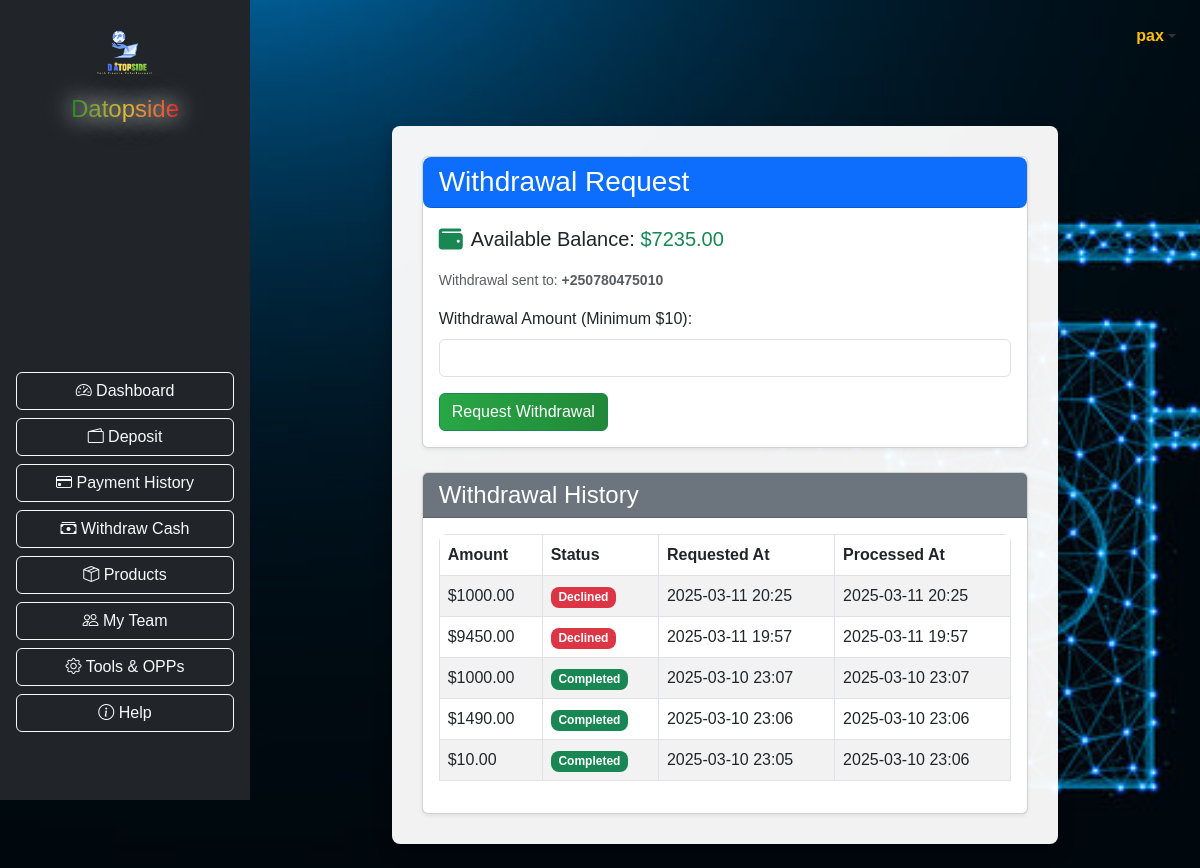
Screenshot of /payments/withdraw/ (signed in) with the database file from the repository.
### myapp/models.py (models this page shows, shortened)
class User(AbstractBaseUser, PermissionsMixin):
    STATUS_CHOICES = [
        ('active', 'Active'),
        ('inactive', 'Inactive'),
        ('review', 'Review'),
        ('suspend', 'Suspend'),
    ]
    COUNTRY_CHOICES = [
        ('rwanda', 'Rwanda'),
        ('burundi', 'Burundi'),
        ('kenya', 'Kenya'),
        ('uganda', 'Uganda'),
        ('drc', 'DRC'),
        ('tanzania', 'Tanzania'),
    ]
    country = models.CharField(
        max_length=20,
        choices=COUNTRY_CHOICES,
        default='rwanda',
        db_index=True
    )
    username = models.CharField(max_length=30, unique=True, db_index=True)
    email = models.EmailField(unique=True, db_index=True)
    phone_regex = RegexValidator(regex=r'\+?1?\d{9,15}$',
                                message="Phone number must be entered in the format '+25078xxxxxxx'.")
    phone_number = models.CharField(validators=[phone_regex], max_length=20, unique=True, db_index=True)
    status = models.CharField(max_length=8, choices=STATUS_CHOICES, default='inactive', db_index=True)
    is_staff = models.BooleanField(default=False)
    date_joined = models.DateTimeField(default=timezone.now, db_index=True)
    maintenance_due_date = models.DateField(null=True, blank=True)
    maintenance_paid = models.BooleanField(default=False)
    maintenance_fee = models.DecimalField(max_digits=10, decimal_places=2, default=0)
    maintenance_paid_date = models.DateField(null=True, blank=True)
    maintenance_paid_amount = models.DecimalField(max_digits=10, decimal_places=2, default=0)
    activation_paid_date = models.DateField(null=True, blank=True)
    activation_paid_amount = models.DecimalField(max_digits=10, decimal_places=2, default=0)
    USERNAME_FIELD = 'username'
    REQUIRED_FIELDS = ['email', 'phone_number']
    objects = UserManager()
    def colored_status(self):
        if self.status == 'active':
            color = 'green'
        elif self.status == 'inactive':
            color = 'red'
        elif self.status == 'review':
            color = 'orange'
        elif self.status == 'suspend':
            color = 'purple'
        return format_html('<span style="color: {};">{}</span>', color, self.get_status_display())
    colored_status.short_description = 'Status'
    class Meta:
        indexes = [
            models.Index(fields=['username']),
            models.Index(fields=['email']),
            models.Index(fields=['phone_number']),
            models.Index(fields=['status']),
            models.Index(fields=['country']),
        ]

class UserProfile(models.Model):
    user = models.OneToOneField(settings.AUTH_USER_MODEL, on_delete=models.CASCADE, db_index=True)
    referral_code = models.CharField(max_length=30, unique=True, editable=False, db_index=True)
    referred_by = models.ForeignKey('self', null=True, blank=True, on_delete=models.SET_NULL, related_name='referrals', db_index=True)
    left_leg = models.OneToOneField('self', null=True, blank=True, on_delete=models.SET_NULL, related_name='left_referral', db_index=True)
    right_leg = models.OneToOneField('self', null=True, blank=True, on_delete=models.SET_NULL, related_name='right_referral', db_index=True)
    balance = models.DecimalField(max_digits=10, decimal_places=2, default=0)
    total_earnings = models.DecimalField(max_digits=10, decimal_places=2, default=0)
    total_withdrawals = models.DecimalField(max_digits=10, decimal_places=2, default=0)
    referral_earnings = models.DecimalField(max_digits=10, decimal_places=2, default=0)
    retail_bonus = models.DecimalField(max_digits=10, decimal_places=2, default=0)
    leadership_bonus = models.DecimalField(max_digits=10, decimal_places=2, default=0)
    matching_bonus = models.DecimalField(max_digits=10, decimal_places=2, default=0)
    total_expenses = models.DecimalField(max_digits=10, decimal_places=2, default=0)
    RANKS = [
        ('Starter', 'Starter'),
        ('Silver', 'Silver'),
        ('Gold', 'Gold'),
        ('Platinum', 'Platinum'),
        ('diamond', 'Diamond')
    ]
    rank = models.CharField(max_length=20, choices=RANKS, default='Starter')
    referral_bonus_awarded = models.BooleanField(default=False)
    matching_pairs_count = models.IntegerField(default=0)
    cached_downline_count = models.IntegerField(default=0, editable=False)

### payments/models.py (models this page shows, shortened)
class Withdrawal(models.Model):
    STATUS_CHOICES = [
        ('pending', 'Pending'),
        ('completed', 'Completed'),
        ('declined', 'Declined'),
    ]
    user = models.ForeignKey(settings.AUTH_USER_MODEL, on_delete=models.CASCADE)
    amount = models.DecimalField(max_digits=10, decimal_places=2)
    status = models.CharField(max_length=10, choices=STATUS_CHOICES, default='pending')
    requested_at = models.DateTimeField(auto_now_add=True)
    processed_at = models.DateTimeField(null=True, blank=True)

### payments/views.py (the view, shortened to what this page needs)
# urls.py: path('withdraw/', views.withdraw, name='withdraw'),
@login_required
def withdraw(request):
    user_profile, _ = UserProfile.objects.get_or_create(user=request.user)
    available_balance = user_profile.balance
    withdrawals = Withdrawal.objects.filter(user=request.user).order_by('-requested_at')
    pending_exists = Withdrawal.objects.filter(user=request.user, status='pending').exists()
    return render(request, 'payments/withdraw.html', {
        'available_balance': available_balance,
        'withdrawals': withdrawals,
        'pending_exists': pending_exists,
    })

### payments/templates/payments/withdraw.html (shortened to what this page needs)
{% extends "base.html" %}
{% load static %}
{% block content %}
<div class="full-bg"></div>
<div class="container mt-5" style="max-width: 800px; margin: auto;">
  <div class="row justify-content-center">
    <div class="col-md-10 content-overlay">
      <div class="card mb-4 shadow-sm">
        <div class="card-header bg-primary text-white" style="border-radius: 0.5rem;">
          <h3 class="mb-0">Withdrawal Request</h3>
        </div>
        <div class="card-body">
          <div class="d-flex align-items-center mb-3">
            <i class="fas fa-wallet text-success me-2" style="font-size: 1.5rem;"></i>
            <p class="lead mb-0">Available Balance: <strong class="text-success">${{ available_balance }}</strong></p>
          </div>
          <p class="text-muted small">Withdrawal sent to: <strong>{{ request.user.phone_number }}</strong></p>
          {% if pending_exists %}
            <div class="alert alert-warning" style="border-radius: 0.5rem;">
              You already have a pending withdrawal request. Please wait until it is processed before submitting a new request.
            </div>
          {% else %}
            {% if available_balance < 10 %}
              <div class="alert alert-info">
                You must have at least $10 available to make a withdrawal.
              </div>
            {% else %}
              <form method="post" id="withdrawForm">
                <div class="mb-3">
                  <label for="amount" class="form-label">Withdrawal Amount (Minimum $10):</label>
                  <input type="number" class="form-control" name="amount" id="amount" step="0.01" min="10" max="{{ available_balance }}" required>
                </div>
                <button type="submit" class="btn btn-success" style="background: linear-gradient(90deg, #28a745, #218838);">Request Withdrawal</button>
              </form>
            {% endif %}
          {% endif %}
        </div>
      </div>
      <div class="card shadow-sm">
        <div class="card-header bg-secondary text-white">
          <h4 class="mb-0">Withdrawal History</h4>
        </div>
        <div class="card-body">
          {% if withdrawals %}
            <div class="table-responsive" style="border-radius: 0.5rem; overflow: hidden;">
              <table class="table table-bordered table-striped" style="border-radius: 0.5rem;">
                <thead>
                  <tr>
                    <th>Amount</th>
                    <th>Status</th>
                    <th>Requested At</th>
                    <th>Processed At</th>
                  </tr>
                </thead>
                <tbody>
                  {% for w in withdrawals %}
                    <tr>
                      <td>${{ w.amount }}</td>
                      <td>
                        {% if w.status == "pending" %}
                          <span class="badge bg-warning text-dark" style="border-radius: 0.5rem;">{{ w.get_status_display }}</span>
                        {% elif w.status == "completed" %}
                          <span class="badge bg-success" style="border-radius: 0.5rem;">{{ w.get_status_display }}</span>
                        {% elif w.status == "declined" %}
                          <span class="badge bg-danger" style="border-radius: 0.5rem;">{{ w.get_status_display }}</span>
                        {% else %}
                          {{ w.get_status_display }}
                        {% endif %}
                      </td>
                      <td>{{ w.requested_at|date:"Y-m-d H:i" }}</td>
                      <td>
                        {% if w.processed_at %}
                          {{ w.processed_at|date:"Y-m-d H:i" }}
                        {% else %}
                          -
                        {% endif %}
                      </td>
                    </tr>
                  {% endfor %}
                </tbody>
              </table>
            </div>
          {% else %}
            <p class="text-muted">No withdrawal history available.</p>
          {% endif %}
        </div>
      </div>
    </div>
  </div>
</div>
{% endblock %}

### myapp/templates/base.html (shortened to what this page needs)
{% load static %}
<!DOCTYPE html>
<html lang="en">
<head>
    <link rel="stylesheet" href="https://cdn.jsdelivr.net/npm/bootstrap@5.3.0/dist/css/bootstrap.min.css">
    <link rel="stylesheet" href="https://cdnjs.cloudflare.com/ajax/libs/animate.css/4.1.1/animate.min.css">
    <link rel="stylesheet" href="https://cdnjs.cloudflare.com/ajax/libs/hover.css/2.3.1/css/hover-min.css">
    <link rel="stylesheet" href="https://cdnjs.cloudflare.com/ajax/libs/font-awesome/6.0.0-beta3/css/all.min.css">
    <link href="https://cdn.jsdelivr.net/npm/bootstrap@5.3.0/dist/css/bootstrap.min.css" rel="stylesheet">
    <link rel="stylesheet" href="https://cdn.jsdelivr.net/npm/bootstrap-icons@1.10.3/font/bootstrap-icons.css">
</head>
<body>
<div class="d-flex">
    <nav class="bg-dark text-white p-3 d-flex flex-column align-items-center" style="width: 250px; position: fixed; height: 100vh; backdrop-filter: blur(10px); background: rgba(0, 0, 0, 0.5);">
        <div class="text-center mb-4">
            <img src="{% static 'images/LOGO.png' %}" alt="Logo" class="img-fluid" style="max-width: 100px; animation: rotateLogo 5s infinite linear;">
            <h4 style="background: linear-gradient(to right, #008000, #ffc900, #ff0000); -webkit-background-clip: text; -webkit-text-fill-color: transparent; text-shadow: 0 0 20px #fff, 0 0 30px #000, 0 0 40px #fff; animation: glow 2s infinite alternate;">Datopside</h4>
        </div>
        <ul class="nav flex-column w-100">
            <div class="d-flex flex-column align-items-center justify-content-center vh-100">
                <a class="btn btn-outline-light mb-2 w-100 text-center hvr-grow" href="{% url 'dashboard' %}">
                    <i class="bi bi-speedometer2"></i> Dashboard
                </a>
                <a class="btn btn-outline-light mb-2 w-100 text-center hvr-grow" href="{% url 'deposit' %}">
                    <i class="bi bi-wallet2"></i> Deposit
                </a>
                <a class="btn btn-outline-light mb-2 w-100 text-center hvr-grow" href="{% url 'payment_history' %}">
                    <i class="bi bi-credit-card"></i> Payment History
                </a>
                <a class="btn btn-outline-light mb-2 w-100 text-center hvr-grow" href="{% url 'withdraw' %}">
                  <i class="bi bi-cash-stack"></i> Withdraw Cash
                </a>
                <a class="btn btn-outline-light mb-2 w-100 text-center hvr-grow" href="{% url 'product_list' %}">
                    <i class="bi bi-box-seam"></i> Products
                </a>
                <a class="btn btn-outline-light mb-2 w-100 text-center hvr-grow" href="{% url 'my_team' %}">
                    <i class="bi bi-people"></i> My Team
                </a>
                <a class="btn btn-outline-light mb-2 w-100 text-center hvr-grow" href="{% url 'tools_and_opps:tools_dashboard' %}">
                    <i class="bi bi-gear"></i> Tools & OPPs
                </a>
                <a class="btn btn-outline-light mb-2 w-100 text-center hvr-grow" href="{% url 'support_thread' %}">
                    <i class="bi bi-info-circle"></i> Help
                </a>
            </div>
        </ul>
    </nav>
    <div class="container-fluid p-4" style="margin-left: 250px;">
        <div class="d-flex justify-content-end mb-3">
            <div class="nav-item dropdown">
                <a
                  class="nav-link dropdown-toggle d-flex align-items-center"
                  href="#"
                  id="navbarDropdown"
                  role="button"
                  data-bs-toggle="dropdown"
                  aria-expanded="false"
                >
                    <span class="fw-semibold text-warning">{{ request.user.username }}</span>
                </a>
            </div>
        </div>
        {% block content %}{% endblock %}
    </div>
</div>
</body>
</html>

### rows the page displays
User: user.username "pax", user.phone_number "+250780475010"
UserProfile: balance "7235.00"
Withdrawal: amount "1000.00", status "Declined", requested_at "2025-03-11 20:25", processed_at "2025-03-11 20:25"
Withdrawal: amount "9450.00", status "Declined", requested_at "2025-03-11 19:57", processed_at "2025-03-11 19:57"
Withdrawal: amount "1000.00", status "Completed", requested_at "2025-03-10 23:07", processed_at "2025-03-10 23:07"
Withdrawal: amount "1490.00", status "Completed", requested_at "2025-03-10 23:06", processed_at "2025-03-10 23:06"
Withdrawal: amount "10.00", status "Completed", requested_at "2025-03-10 23:05", processed_at "2025-03-10 23:06"
